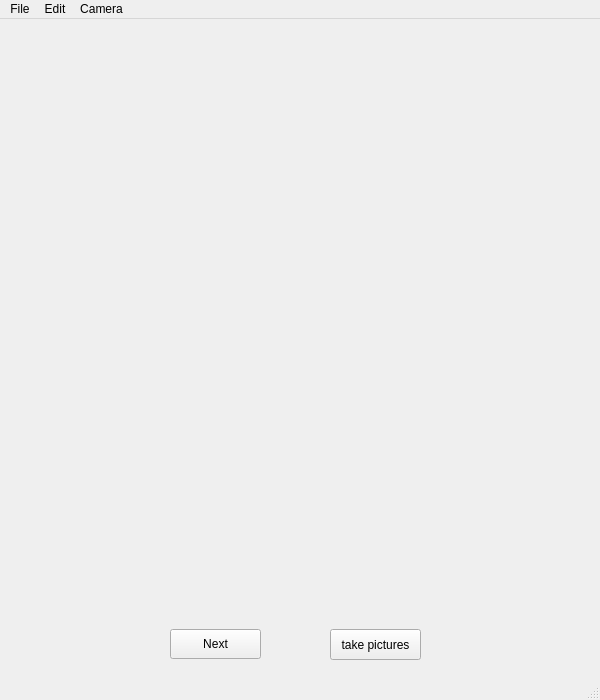
<?xml version="1.0" encoding="UTF-8"?>
<ui version="4.0">
 <class>PhotoEditor</class>
 <widget class="QMainWindow" name="PhotoEditor">
  <property name="geometry">
   <rect>
    <x>0</x>
    <y>0</y>
    <width>600</width>
    <height>700</height>
   </rect>
  </property>
  <property name="windowTitle">
   <string>PhotoEditor</string>
  </property>
  <widget class="QWidget" name="centralwidget">
   <widget class="QLabel" name="label">
    <property name="geometry">
     <rect>
      <x>0</x>
      <y>0</y>
      <width>600</width>
      <height>600</height>
     </rect>
    </property>
    <property name="text">
     <string/>
    </property>
   </widget>
   <widget class="QPushButton" name="movenextButton">
    <property name="geometry">
     <rect>
      <x>170</x>
      <y>610</y>
      <width>91</width>
      <height>30</height>
     </rect>
    </property>
    <property name="text">
     <string>Next</string>
    </property>
   </widget>
   <widget class="QPushButton" name="pictureButton">
    <property name="geometry">
     <rect>
      <x>330</x>
      <y>610</y>
      <width>91</width>
      <height>31</height>
     </rect>
    </property>
    <property name="text">
     <string>take pictures</string>
    </property>
   </widget>
  </widget>
  <widget class="QStatusBar" name="statusbar"/>
  <widget class="QMenuBar" name="menubar">
   <property name="geometry">
    <rect>
     <x>0</x>
     <y>0</y>
     <width>600</width>
     <height>26</height>
    </rect>
   </property>
   <widget class="QMenu" name="menufile">
    <property name="title">
     <string>File</string>
    </property>
    <widget class="QMenu" name="menuOpen">
     <property name="title">
      <string>Open</string>
     </property>
     <addaction name="actionFile_Select"/>
     <addaction name="actionFolder_Select"/>
    </widget>
    <addaction name="menuOpen"/>
    <addaction name="actionexit"/>
   </widget>
   <widget class="QMenu" name="menuEdit">
    <property name="title">
     <string>Edit</string>
    </property>
    <widget class="QMenu" name="Blur">
     <property name="title">
      <string>Blur</string>
     </property>
     <addaction name="actionmedian"/>
     <addaction name="actiongaussian"/>
    </widget>
    <widget class="QMenu" name="menushift">
     <property name="title">
      <string>shift</string>
     </property>
     <addaction name="actioneast"/>
     <addaction name="actionwest"/>
     <addaction name="actionsouth"/>
     <addaction name="actionnorth"/>
    </widget>
    <addaction name="actiontoGray"/>
    <addaction name="actionRotation"/>
    <addaction name="menushift"/>
    <addaction name="Blur"/>
    <addaction name="actionCrop"/>
   </widget>
   <widget class="QMenu" name="menuCamera">
    <property name="title">
     <string>Camera</string>
    </property>
    <addaction name="actionon"/>
   </widget>
   <addaction name="menufile"/>
   <addaction name="menuEdit"/>
   <addaction name="menuCamera"/>
  </widget>
  <action name="actionexit">
   <property name="text">
    <string>exit</string>
   </property>
  </action>
  <action name="actionFile_Select">
   <property name="text">
    <string>FIle Select</string>
   </property>
  </action>
  <action name="actionFolder_Select">
   <property name="text">
    <string>Folder Select</string>
   </property>
  </action>
  <action name="actiontoGray">
   <property name="text">
    <string>ToGray</string>
   </property>
  </action>
  <action name="actionRotation">
   <property name="text">
    <string>Rotation</string>
   </property>
  </action>
  <action name="action_2">
   <property name="text">
    <string>median</string>
   </property>
  </action>
  <action name="actionmedian">
   <property name="text">
    <string>median</string>
   </property>
  </action>
  <action name="actiongaussian">
   <property name="text">
    <string>gaussian</string>
   </property>
  </action>
  <action name="actioneast">
   <property name="text">
    <string>east</string>
   </property>
  </action>
  <action name="actionwest">
   <property name="text">
    <string>west</string>
   </property>
  </action>
  <action name="actionsouth">
   <property name="text">
    <string>south</string>
   </property>
  </action>
  <action name="actionnorth">
   <property name="text">
    <string>north</string>
   </property>
  </action>
  <action name="actioncamera">
   <property name="text">
    <string>camera</string>
   </property>
  </action>
  <action name="actionon">
   <property name="text">
    <string>on</string>
   </property>
  </action>
  <action name="actionCrop">
   <property name="text">
    <string>Crop</string>
   </property>
  </action>
 </widget>
 <resources/>
 <connections/>
</ui>
